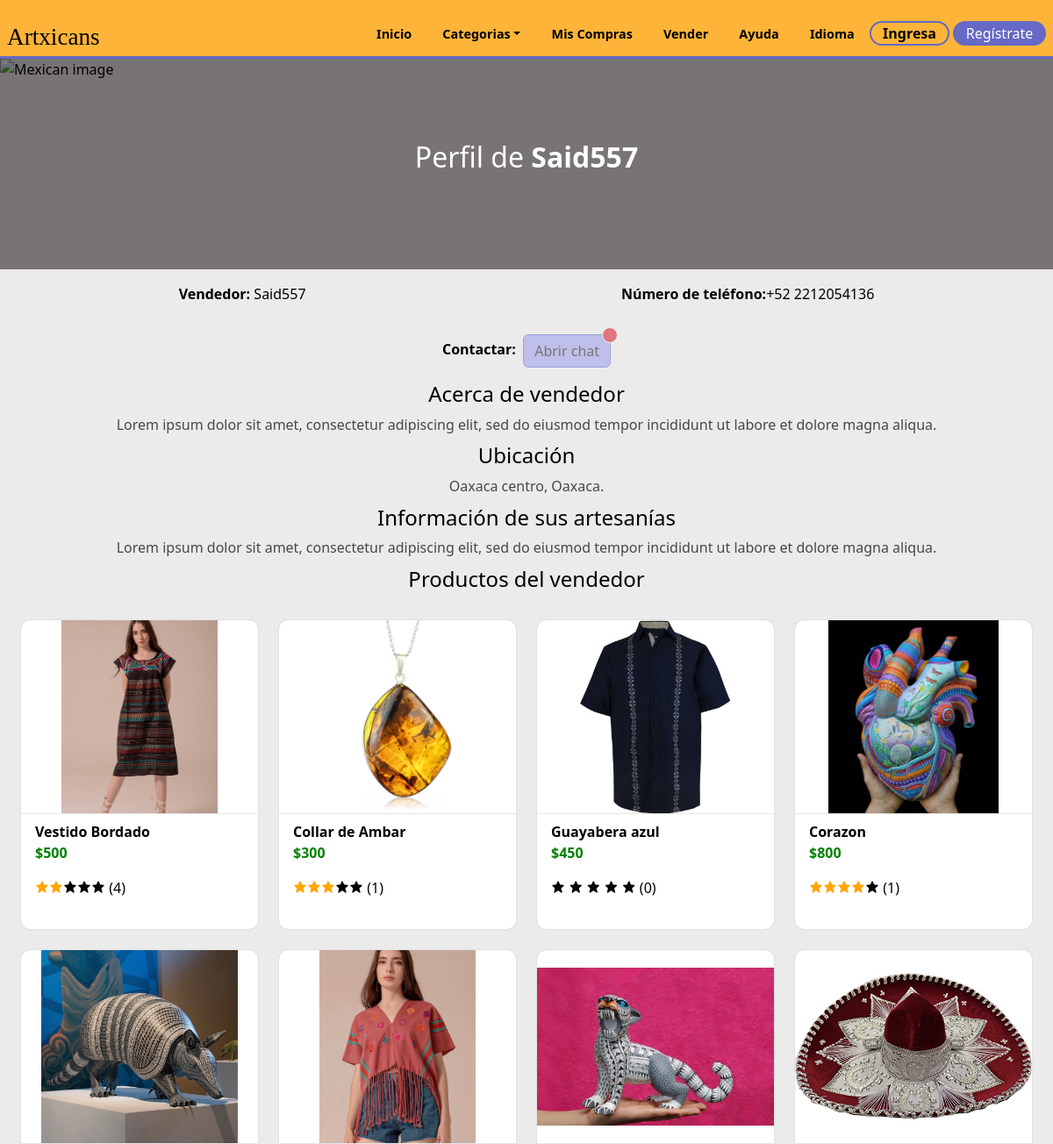
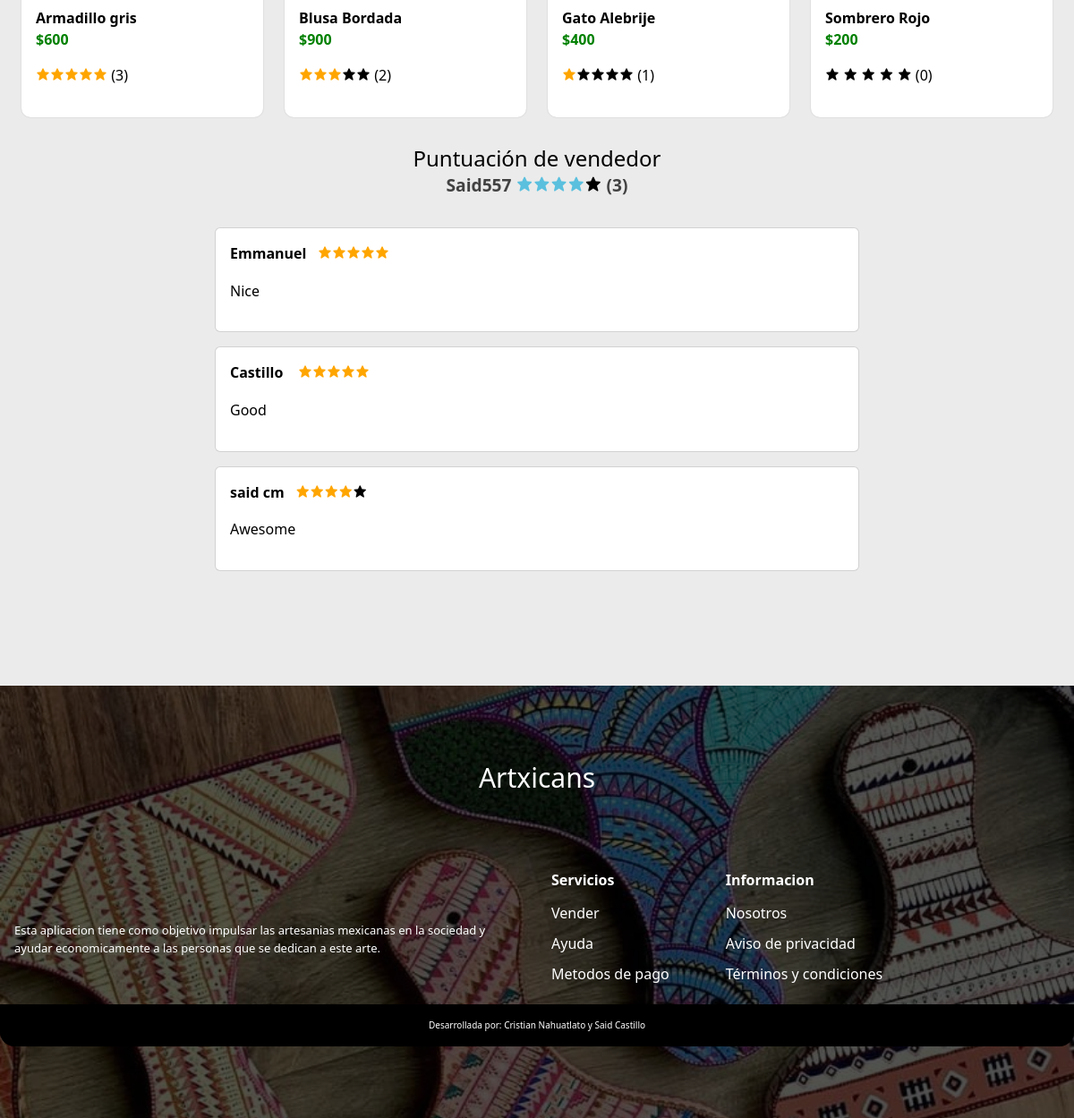
The app's page /profile-seller.php?seller_data=5 with its own data (2 pictures, top to bottom).
### tables this page shows
CREATE TABLE `reg_sellers` (
  `IDregseller` int(11) NOT NULL,
  `Nombre` varchar(255) NOT NULL,
  `apellidos` varchar(255) NOT NULL,
  `nickname` varchar(255) NOT NULL,
  `lada` int(4) NOT NULL,
  `telefono` varchar(20) NOT NULL,
  `telefonoref` varchar(20) NOT NULL,
  `domicilio` varchar(255) NOT NULL,
  `postal` varchar(10) NOT NULL,
  `identificador` varchar(255) NOT NULL,
  `solicitud` varchar(50) NOT NULL,
  `ID` int(11) DEFAULT NULL
);

CREATE TABLE `sellers_data` (
  `id_data` int(11) NOT NULL,
  `description` varchar(150) NOT NULL,
  `desc_art` varchar(150) NOT NULL,
  `location` varchar(150) NOT NULL,
  `ID` int(11) DEFAULT NULL
);

CREATE TABLE `products` (
  `id_product` int(11) NOT NULL,
  `product` varchar(80) NOT NULL,
  `image1` varchar(80) NOT NULL,
  `price` int(11) NOT NULL,
  `description` varchar(250) NOT NULL,
  `category` varchar(30) NOT NULL,
  `stock` int(11) NOT NULL,
  `image2` varchar(30) NOT NULL,
  `image3` varchar(30) NOT NULL,
  `ID` int(11) DEFAULT NULL
);

CREATE TABLE `profile_comments` (
  `id_comment` int(11) NOT NULL,
  `star` int(11) NOT NULL,
  `comment` varchar(150) NOT NULL,
  `seller` int(11) DEFAULT NULL,
  `ID` int(11) DEFAULT NULL
);

CREATE TABLE `registro` (
  `ID` int(11) NOT NULL,
  `Nombre` varchar(255) NOT NULL,
  `Correo` varchar(255) NOT NULL,
  `Contraseña` varchar(255) NOT NULL,
  `estatus` int(2) NOT NULL
);

### profile-seller.php (the view, shortened to what this page needs)
<?php
    include('./templates/cabecera.php');
    include('./global/conexion.php');
    $user = $_GET['seller_data'];
    $query = mysqli_query($conn,"SELECT * FROM reg_sellers WHERE ID = $user");
    $data = mysqli_fetch_array($query);
?>
    <section class="profile-data">
        <div class="profile-seller">
            <div class="overlay-seller"></div>
            <div class="profileContent container">
                <div class="profileText">
                    <h1 class="title-profile">Perfil de <strong><?php echo $data['nickname']?></strong></h1>
                </div>
            </div>
        </div>
    <div class="inf0-seller">
        <p><strong>Vendedor:</strong>&nbsp;<?php echo $data['nickname']?></p>
        <p><strong>Número de teléfono:</strong>+<?php echo $data['lada'];?>&nbsp;<?php echo $data['telefono']?></p>
    </div>
    <?php
         if(!@$_SESSION['user']){  ?>
    <div class="chat">
        <p><strong>Contactar:</strong>&nbsp;&nbsp;<button type="button" disabled class="btn btn-info position-relative">
        Abrir chat
        <span class="position-absolute top-0 start-100 translate-middle p-2 bg-danger border border-light rounded-circle">
        </span>
        </button></p>
    </div>
    <?php }else{
    if($id_user <> $user){?>
    <div class="chat">
            <p><strong>Contactar:</strong>&nbsp;&nbsp;<button type="button" class="btn btn-info position-relative">
        Abrir chat
        <span class="position-absolute top-0 start-100 translate-middle p-2 bg-danger border border-light rounded-circle">
            <span class="visually-hidden">New alerts</span>
        </span>
        </button></p>
    </div>
   <?php } }
        $query2 = mysqli_query($conn,"SELECT * FROM sellers_data WHERE ID = $user");
        $data2 = mysqli_fetch_array($query2);
        if(empty($data2['description'])){}else{
    ?>
    <div class="about-seller">
      <h2 align="center">Acerca de vendedor </h2>
       <p class="txt-profile"><?php echo $data2['description']?></p>
    </div>
    <?php }
        if(empty($data2['location'])){}else{
    ?>
    <div class="ubicacion">
        <h2 align="center">Ubicación</h2>
        <p class="txt-profile"><?php echo $data2['location']?></p>
    </div>
    <?php }
        if(empty($data2['desc_art'])){}else{
    ?>
    <div class="about-art">
      <h2 align="center">Información de sus artesanías</h2>
      <p class="txt-profile"><?php echo $data2['desc_art']?></p>
    </div>
    <?php } ?>
    <div class="products-seller">
        <h2 align="center">Productos del vendedor</h2>
        <div class='mainContent grid' id="mainContent">
       <?php
        $query3 = mysqli_query($conn,"SELECT * FROM products WHERE ID = $user");
        while($data3 = mysqli_fetch_array($query3)){
            $id_p = $data3['id_product'];
       ?>
       <div class="single-product">
        <a href="product.php?id_product=<?php echo $data3['id_product'];?>" class='referencia'>
             <div class='imgDiv'>
                <img src="assets/products/<?php echo $data3['image1'];?>"  alt="<?php echo $data3['product']?>">
            </div>
            <div class="card-info">
                <span class="product-title"><?php echo $data3['product'];?></span>
                <span class="price">$<?php echo $data3['price'];?></span>
                <p style="color:black">
             <?php
                 $sql = mysqli_query($conn,"SELECT * FROM stars WHERE id_product = $id_p");
                 $sum =  mysqli_query($conn,"SELECT SUM(star) as score FROM stars WHERE id_product = $id_p");
                 $score = mysqli_fetch_array($sum);
                 $num = $sql->num_rows;
                 if($num > 0){
                     $d1 = $num * 1;$d2 = $num * 2;$d3 = $num * 3;$d4 = $num * 4;$d5 = $num * 5;
                     $counter = $score['score'];
                     if($counter >= $d5):
                     ?>
                     <i class="bx bxs-star bx-5"></i><i class="bx bxs-star bx-5"></i><i class="bx bxs-star bx-5"></i><i class="bx bxs-star bx-5"></i><i class="bx bxs-star bx-5"></i>
                     <?php elseif($counter >= $d4):?>
                     <i class="bx bxs-star bx-5"></i><i class="bx bxs-star bx-5"></i><i class="bx bxs-star bx-5"></i><i class="bx bxs-star bx-5"></i><i class="bx bxs-star bx-10"></i>
                     <?php elseif($counter >= $d3):?>
                     <i class="bx bxs-star bx-5"></i><i class="bx bxs-star bx-5"></i><i class="bx bxs-star bx-5"></i><i class="bx bxs-star bx-10"></i><i class="bx bxs-star bx-10"></i>
                     <?php elseif($counter >= $d2):?>
                     <i class="bx bxs-star bx-5"></i><i class="bx bxs-star bx-5"></i><i class="bx bxs-star bx-10"></i><i class="bx bxs-star bx-10"></i><i class="bx bxs-star bx-10"></i>
                     <?php else:?>
                     <i class="bx bxs-star bx-5"></i><i class="bx bxs-star bx-10"></i><i class="bx bxs-star bx-10"></i><i class="bx bxs-star bx-10"></i><i class="bx bxs-star bx-10"></i>
                     <?php endif;
                     ?>
                 (<?php echo $num?>)
             <?php  }else{ ?>
             <i class="bx bxs-star bx-10"></i>
             <i class="bx bxs-star bx-10"></i>
             <i class="bx bxs-star bx-10"></i>
             <i class="bx bxs-star bx-10"></i>
             <i class="bx bxs-star bx-10"></i>
               (0)
               <?php }?>
             </p>
            </div>
           </a>
        </div>
    <?php }?>
        </div>
    </div>
    <div class="stars-seller">
        <h2 align="center">Puntuación de vendedor</h2>
        <p align="center" class="vendor-class"><?php echo $data['nickname']?>
        <?php
                 $sql2 = mysqli_query($conn,"SELECT * FROM profile_comments WHERE seller = $user");
                 $sum2 =  mysqli_query($conn,"SELECT SUM(star) as score2 FROM profile_comments WHERE seller = $user");
                 $score2 = mysqli_fetch_array($sum2);
                 $num2 = $sql2->num_rows;
                 if($num2 > 0){
                     $d1x = $num2 * 1;$d2x = $num2 * 2;$d3x = $num2 * 3;$d4x = $num2 * 4;$d5x = $num2 * 5;
                     $counter2 = $score2['score2'];
                     if($counter2 >= $d5x):
                     ?>
                     <i class="bx bxs-star bx-6"></i><i class="bx bxs-star bx-6"></i><i class="bx bxs-star bx-6"></i><i class="bx bxs-star bx-6"></i><i class="bx bxs-star bx-6"></i>
                     <?php elseif($counter2 >= $d4x):?>
                     <i class="bx bxs-star bx-6"></i><i class="bx bxs-star bx-6"></i><i class="bx bxs-star bx-6"></i><i class="bx bxs-star bx-6"></i><i class="bx bxs-star bx-10"></i>
                     <?php elseif($counter2 >= $d3x):?>
                     <i class="bx bxs-star bx-6"></i><i class="bx bxs-star bx-6"></i><i class="bx bxs-star bx-6"></i><i class="bx bxs-star bx-10"></i><i class="bx bxs-star bx-10"></i>
                     <?php elseif($counter2 >= $d2x):?>
                     <i class="bx bxs-star bx-6"></i><i class="bx bxs-star bx-6"></i><i class="bx bxs-star bx-10"></i><i class="bx bxs-star bx-10"></i><i class="bx bxs-star bx-10"></i>
                     <?php else:?>
                     <i class="bx bxs-star bx-6"></i><i class="bx bxs-star bx-10"></i><i class="bx bxs-star bx-10"></i><i class="bx bxs-star bx-10"></i><i class="bx bxs-star bx-10"></i>
                     <?php endif;
                     ?>
                 (<?php echo $num2?>)
               <?php }?>
        </p>
    </div>
    <div class="all-comments">
        <?php
            $check = mysqli_query($conn,"SELECT * FROM profile_comments WHERE seller = $user");
            if($check->num_rows > 0){
            $cons = mysqli_query($conn,"SELECT * FROM profile_comments INNER JOIN registro ON profile_comments.ID = registro.ID WHERE seller = '$user' ORDER BY rand()");
            while($res2 = mysqli_fetch_array($cons)){?>
    <div class="card card-comment">
        <div class="card-body">
          <div class="com-cointer">
        <p class="stars-score"><strong><?php echo $res2['Nombre']?></strong>&nbsp;&nbsp;
              <?php
              switch($res2['star']){
                case '4': echo "<i class='bx bxs-star bx-5'></i><i class='bx bxs-star bx-5'></i><i class='bx bxs-star bx-5'></i><i class='bx bxs-star bx-5'></i><i class='bx bxs-star bx-10'></i>";
                break;
                case '5': echo "<i class='bx bxs-star bx-5'></i><i class='bx bxs-star bx-5'></i><i class='bx bxs-star bx-5'></i><i class='bx bxs-star bx-5'></i><i class='bx bxs-star bx-5'></i>";
                break;
              }
              ?>
        </p>
        </div>
        <p > <?php echo $res2['comment']?></p>
      </div>
      </div>
            <?php }
            }else{
                ?>
                <div class="alert alert-dark" role="alert">
                  Este vendedor aún no cuenta con comentarios.
                </div>
                <?php
            }
        ?>
    </div>
</section>
<?php
    include('./templates/pie.php');
?>

### styles/home/products.css (style rules this page uses)
.mainContent { padding: 2rem 0 2rem; padding-left: 1.5rem; padding-right: 1.5rem; justify-content: center; gap: 1.5rem; }
.single-product { height: 100%; display: grid; row-gap: 10px; border-radius: 10px; align-items: center; box-shadow: 0 0 0.1em rgba(0,0,0,0.2); background-color: rgb(255, 255, 255); cursor: pointer; transition-property: box-shadow; overflow: hidden; }
.imgDiv { height: 220px; width: 100%; overflow: hidden; }
.imgDiv img { height: 100%; width: 100%; object-fit:contain; transition: hidden; }
.card-info { border-top: 1px solid rgb(230, 230, 230); padding: 0.5rem 1rem; display: flex; flex-flow: column; flex-wrap: wrap; }
.card-info * + * { display: block; margin-bottom: 1rem; }
.price { font-weight: bold; color: green; }
.product-title { font-weight: bold; color: black; }
@media screen and (min-width:420px) { .mainContent { grid-template-columns: repeat(2,1fr); } }
@media screen and (min-width:420px) { .single-product { height: auto; } }
@media screen and (min-width:720px) { .mainContent { grid-template-columns: repeat(3,1fr); } }
@media screen and (min-width:720px) { .single-product { height: auto; } }
@media screen and (min-width:1024px) { .mainContent { grid-template-columns: repeat(4,1fr); } }
@media screen and (min-width:1024px) { .single-product { height: auto; } }
.btn-info { --bs-btn-color: var(--bs-white); --bs-btn-bg: var(--second-alpha-color); --bs-btn-border-color: var(--second-alpha-color); --bs-btn-hover-color: var(--bs-white); --bs-btn-hover-bg: #787bc8; --bs-btn-hover-border-color:var(--second-alpha-color) ; --bs-btn-focus-shadow-rgb: var(--bd-violet-rgb); --bs-btn-active-color: var(--bs-btn-hover-color); --bs-btn-active-bg: var(--second-alpha-color); --bs-btn-active-border-color: var(--second-alpha-color); --bs-btn-disabled-color:rgb(57, 55, 55); --bs-btn-disabled-bg: #a7a9ea; --bs-btn-disabled-border-color: #787bc8; }
.all-comments { margin: 0 auto; display: flex; align-items: center; justify-content: center; flex-wrap: wrap; flex-direction: column; }
.card-comment { margin-top: 1rem; width:90vw; }
.bx-10 { color: black; }
.bx-5 { color: orange; }
.bx-6 { color: #5bc0de; }
@media screen and (min-width: 768px) { .card-comment { width:60vw; } }

### styles/home/main.css (style rules this page uses)
body { top:0px !important; }

### styles/pages/sellers.css (style rules this page uses)
.profile-seller { width: 100%; height: 20vh; position: relative; display: flex; align-items: center; justify-content: center; margin: 0rem auto; }
.profile-seller .overlay-seller { position: absolute; height: 100%; width: 100%; background: rgb(65, 63, 63); top: 0; bottom: 0; z-index: 1; mix-blend-mode: hard-light; }
.profileContent { width: 100%; height: max-content; padding: 0 1.5rem 1rem; display: flex; flex-direction: column; align-items: center; justify-content: center; margin:0 auto; color: white; z-index: 100; }
.title-profile { font-weight: 500; position: relative; text-align: center; margin: 0 auto; font-size: 1.5rem; }
.title-profile strong { font-weight: bold; }
.inf0-seller { margin: 1rem 2rem; display: flex; align-items: center; justify-content: space-around; flex-wrap: wrap; gap: 1rem; }
.ubicacion { margin: 0.2rem 2rem; }
.chat { display: grid; place-items: center; }
.txt-profile { font-size: 1rem; margin: 0.5rem auto; text-align: center; color: rgb(72, 71, 71); }
.vendor-class { font-size: 1.2rem; color: rgb(67, 66, 66); font-weight: bold; }
@media screen and (min-width:768px) { .title-profile { font-size:2rem; } }
@media screen and (min-width:768px) { .profile-seller { height: 30vh; } }

### records on screen
reg_sellers: nickname "Said557", lada "52", telefono "2212054136"
sellers_data: description "Lorem ipsum dolor sit amet, consectetur adipiscing elit, sed do eiusmod tempor incididunt ut labore et dolore magna aliqua.", location "Oaxaca centro, Oaxaca.", desc_art "Lorem ipsum dolor sit amet, consectetur adipiscing elit, sed do eiusmod tempor incididunt ut labore et dolore magna aliqua.", id_data "1"
products: image1 (picture), product "Vestido Bordado", price "500", num "4"
products: image1 (picture), product "Collar de Ambar", price "300"
products: image1 (picture), product "Guayabera azul", price "450", shows "(0)"
products: image1 (picture), product "Corazon", price "800", num "1"
products: image1 (picture), product "Armadillo gris", price "600", num "3"
products: image1 (picture), product "Blusa Bordada", price "900", num "2"
products: image1 (picture), product "Gato Alebrije", price "400", num "1"
products: image1 (picture), product "Sombrero Rojo", price "200", shows "(0)"
profile_comments: ID.Nombre "Emmanuel", star 5 (drawn), comment "Nice"
profile_comments: ID.Nombre "Castillo", star 5 (drawn), comment "Good"
profile_comments: ID.Nombre "said cm", star 4 (drawn), comment "Awesome"

### other values on screen
$num2 "3"
